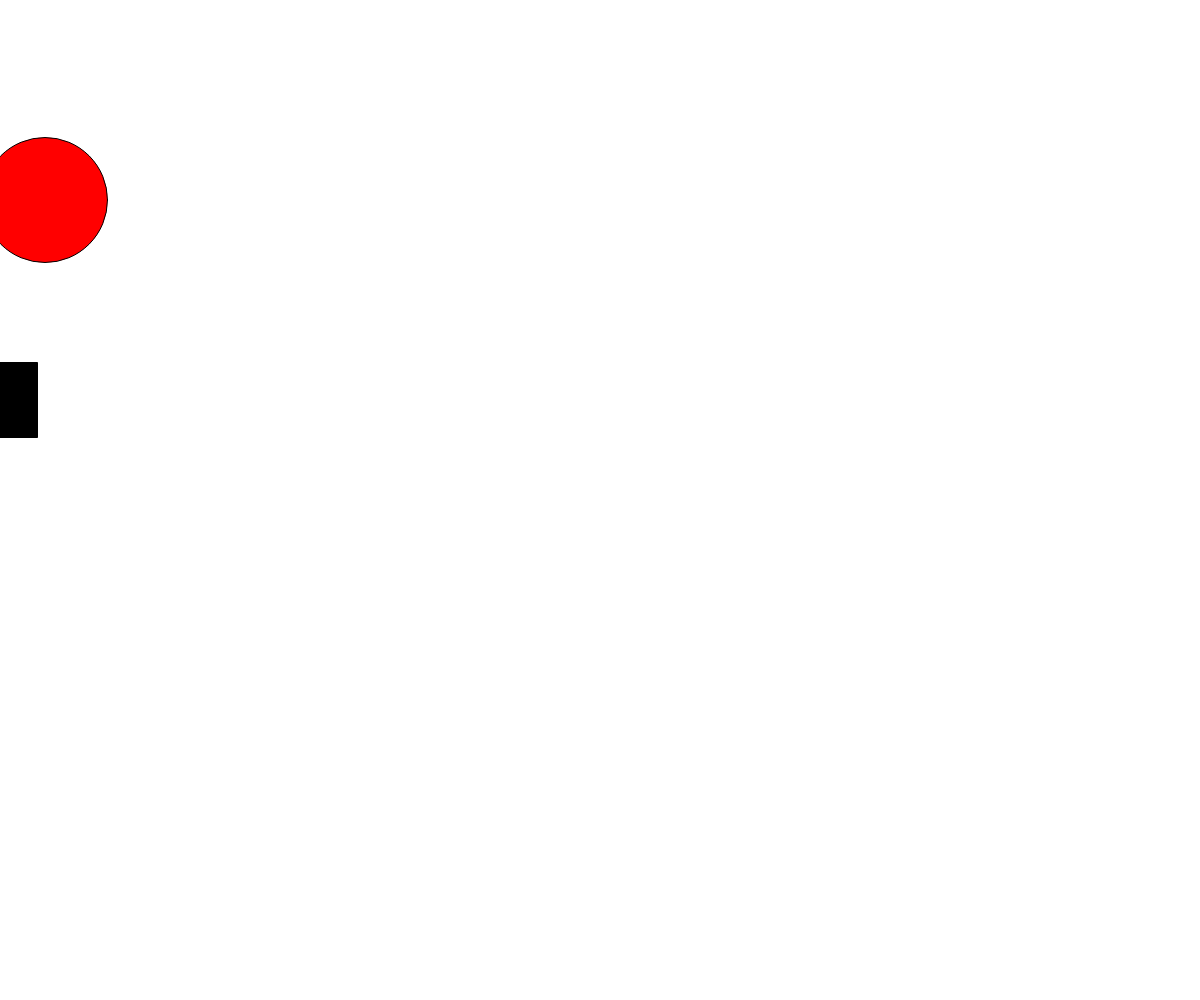
Frame 1 (no input)
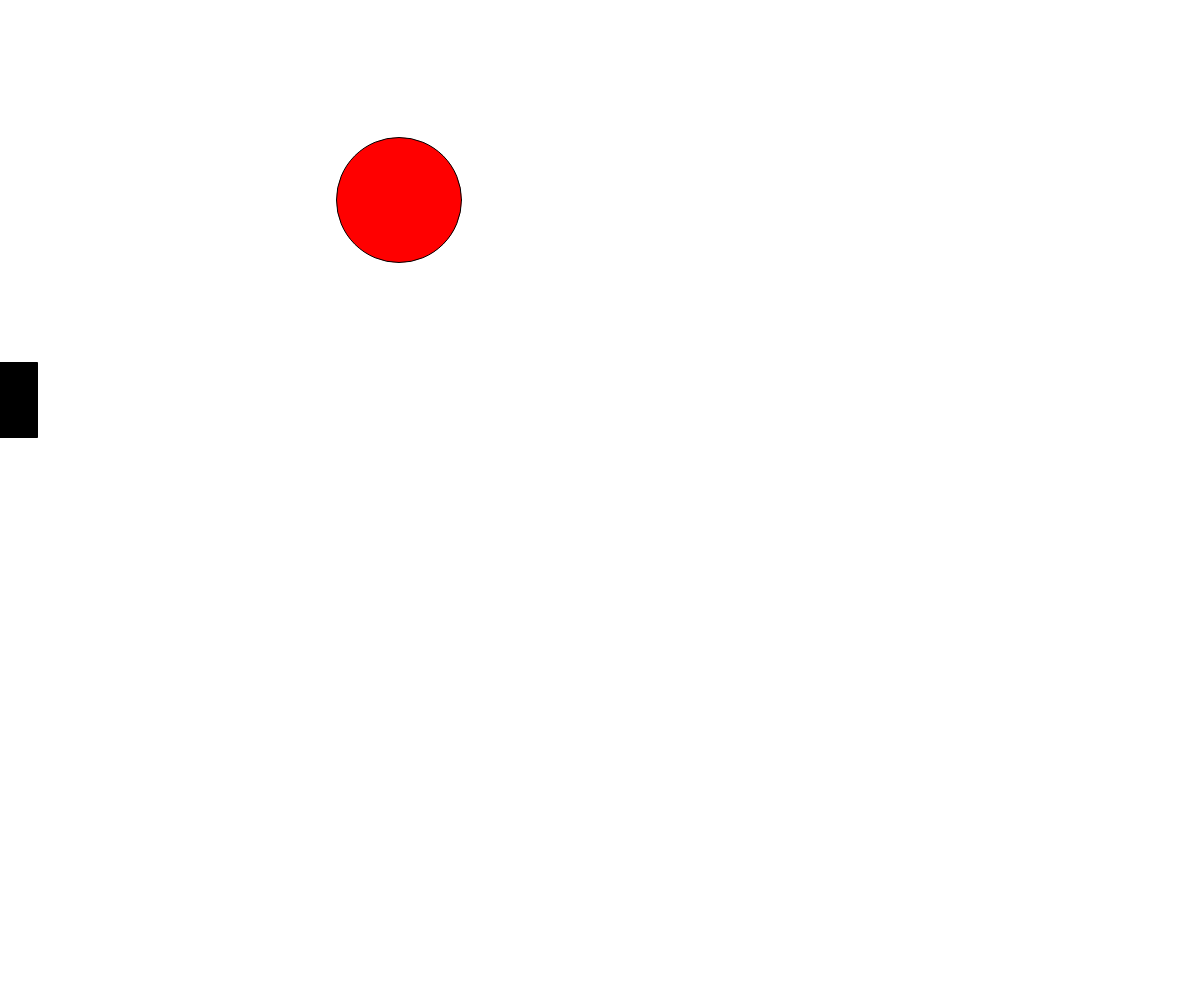
Frame 60 (no input)
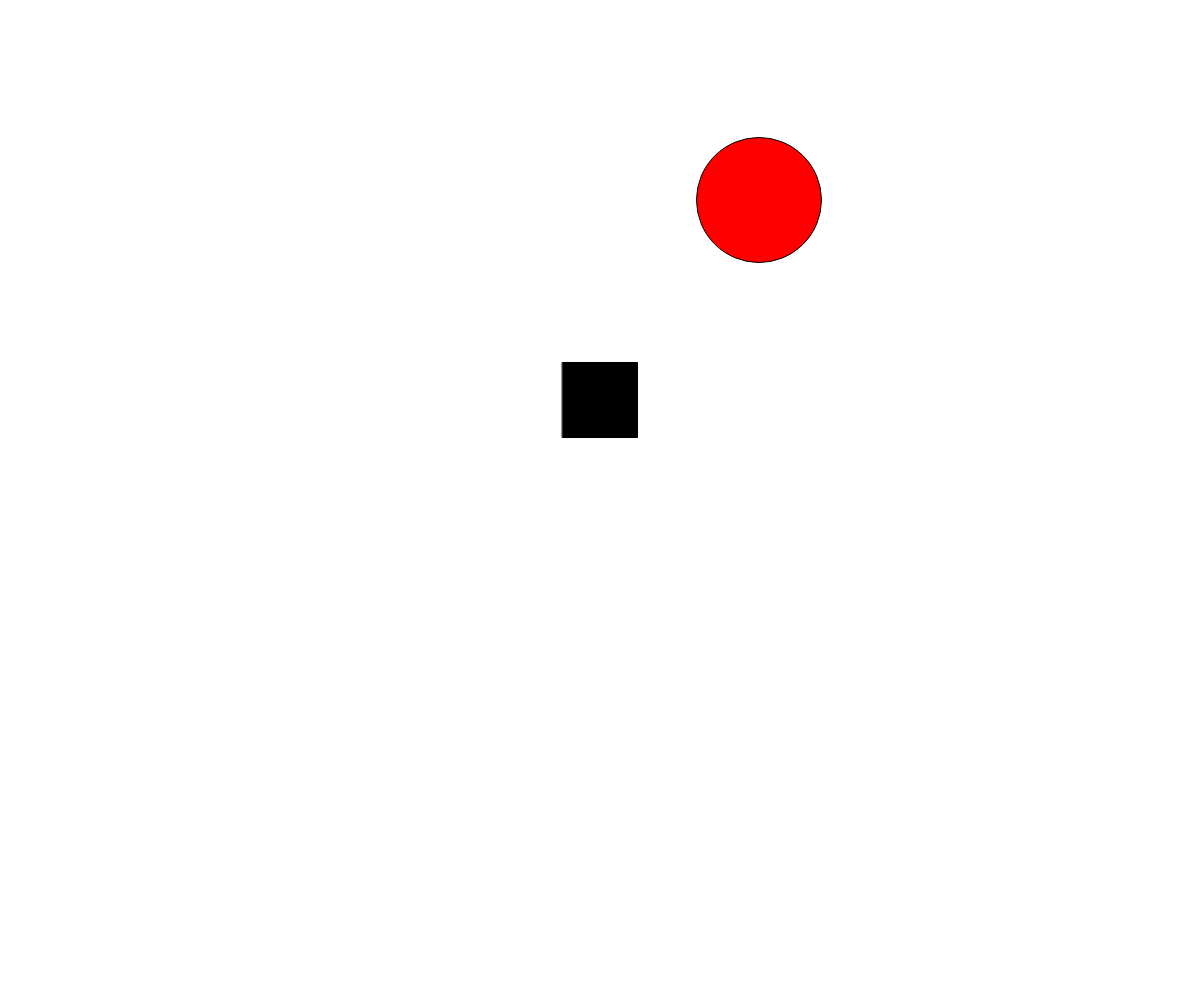
Frame 120 (the mouse pressed at the canvas centre since frame 60)

The p5.js sketch that drew these frames (run headless with seeded random() and noise() and a simulated clock; from frame 60 on, the mouse is pressed at the canvas centre):

// p5.js sketch
// ── sketch.js
// Project Title
// Your Name
// Date
//
// Extra for Experts:
// - describe what you did to take this project "above and beyond"

let x=45;
let xSpeed=6;

function setup() {
  createCanvas(windowWidth, windowHeight);
  rectMode(CENTER);
}

function draw() {
  background(255);
  fill('red');
  ellipse(x, 200, 125);
  fill(0);
  rect(mouseX, 400, 75, 75);

  x+=xSpeed;
  if(x>windowWidth) x=-30;
}
